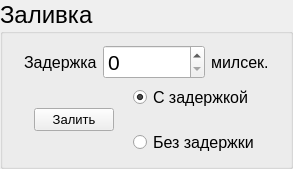
    <widget class="QGroupBox" name="groupBox_3">
     <property name="font">
      <font>
       <pointsize>18</pointsize>
      </font>
     </property>
     <property name="title">
      <string>Заливка</string>
     </property>
     <property name="flat">
      <bool>false</bool>
     </property>
     <layout class="QVBoxLayout" name="verticalLayout_7">
      <item>
       <layout class="QHBoxLayout" name="horizontalLayout_10">
        <item>
         <spacer name="horizontalSpacer_23">
          <property name="orientation">
           <enum>Qt::Horizontal</enum>
          </property>
          <property name="sizeType">
           <enum>QSizePolicy::Fixed</enum>
          </property>
          <property name="sizeHint" stdset="0">
           <size>
            <width>10</width>
            <height>20</height>
           </size>
          </property>
         </spacer>
        </item>
        <item>
         <widget class="QLabel" name="label_8">
          <property name="sizePolicy">
           <sizepolicy hsizetype="Fixed" vsizetype="Preferred">
            <horstretch>0</horstretch>
            <verstretch>0</verstretch>
           </sizepolicy>
          </property>
          <property name="font">
           <font>
            <pointsize>12</pointsize>
           </font>
          </property>
          <property name="text">
           <string>Задержка</string>
          </property>
         </widget>
        </item>
        <item>
         <widget class="QSpinBox" name="timerSpinBox">
          <property name="font">
           <font>
            <pointsize>16</pointsize>
           </font>
          </property>
          <property name="maximum">
           <number>5000</number>
          </property>
         </widget>
        </item>
        <item>
         <widget class="QLabel" name="label_7">
          <property name="sizePolicy">
           <sizepolicy hsizetype="Fixed" vsizetype="Preferred">
            <horstretch>0</horstretch>
            <verstretch>0</verstretch>
           </sizepolicy>
          </property>
          <property name="font">
           <font>
            <pointsize>12</pointsize>
           </font>
          </property>
          <property name="text">
           <string>милсек.</string>
          </property>
         </widget>
        </item>
        <item>
         <spacer name="horizontalSpacer_22">
          <property name="orientation">
           <enum>Qt::Horizontal</enum>
          </property>
          <property name="sizeType">
           <enum>QSizePolicy::Fixed</enum>
          </property>
          <property name="sizeHint" stdset="0">
           <size>
            <width>10</width>
            <height>20</height>
           </size>
          </property>
         </spacer>
        </item>
       </layout>
      </item>
      <item>
       <layout class="QHBoxLayout" name="horizontalLayout_9">
        <item>
         <spacer name="horizontalSpacer_24">
          <property name="orientation">
           <enum>Qt::Horizontal</enum>
          </property>
          <property name="sizeType">
           <enum>QSizePolicy::Fixed</enum>
          </property>
          <property name="sizeHint" stdset="0">
           <size>
            <width>20</width>
            <height>20</height>
           </size>
          </property>
         </spacer>
        </item>
        <item>
         <widget class="QPushButton" name="fillButton">
          <property name="font">
           <font>
            <pointsize>10</pointsize>
           </font>
          </property>
          <property name="text">
           <string>Залить</string>
          </property>
         </widget>
        </item>
        <item>
         <spacer name="horizontalSpacer_25">
          <property name="orientation">
           <enum>Qt::Horizontal</enum>
          </property>
          <property name="sizeType">
           <enum>QSizePolicy::Fixed</enum>
          </property>
          <property name="sizeHint" stdset="0">
           <size>
            <width>13</width>
            <height>20</height>
           </size>
          </property>
         </spacer>
        </item>
        <item>
         <layout class="QVBoxLayout" name="verticalLayout_6">
          <property name="spacing">
           <number>0</number>
          </property>
          <item>
           <widget class="QRadioButton" name="withTimeRadioButton">
            <property name="font">
             <font>
              <pointsize>12</pointsize>
             </font>
            </property>
            <property name="text">
             <string>С задержкой</string>
            </property>
            <property name="checked">
             <bool>true</bool>
            </property>
           </widget>
          </item>
          <item>
           <spacer name="verticalSpacer">
            <property name="orientation">
             <enum>Qt::Vertical</enum>
            </property>
            <property name="sizeType">
             <enum>QSizePolicy::Fixed</enum>
            </property>
            <property name="sizeHint" stdset="0">
             <size>
              <width>40</width>
              <height>20</height>
             </size>
            </property>
           </spacer>
          </item>
          <item>
           <widget class="QRadioButton" name="withoutTimeRadioButton">
            <property name="font">
             <font>
              <pointsize>12</pointsize>
             </font>
            </property>
            <property name="text">
             <string>Без задержки</string>
            </property>
           </widget>
          </item>
         </layout>
        </item>
        <item>
         <spacer name="horizontalSpacer_26">
          <property name="orientation">
           <enum>Qt::Horizontal</enum>
          </property>
          <property name="sizeType">
           <enum>QSizePolicy::Fixed</enum>
          </property>
          <property name="sizeHint" stdset="0">
           <size>
            <width>20</width>
            <height>20</height>
           </size>
          </property>
         </spacer>
        </item>
       </layout>
      </item>
     </layout>
    </widget>
